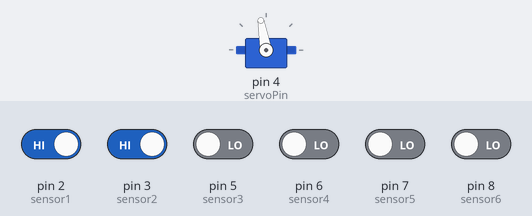
Bench run of a sketch on a simulated Arduino Uno, built with avr-gcc and run on an emulated ATmega328P. Parts: servo. Inputs (shaded band) come from the test bench; at power-on: pin 2 (sensor1), pin 3 (sensor2) HIGH, pin 5 (sensor3), pin 6 (sensor4), pin 7 (sensor5), pin 8 (sensor6) LOW. What the sketch prints to the serial monitor is not drawn.

Above: at 1.2 s.
1.3 s: pin 2 (sensor1) driven LOW
At 2.1 s:
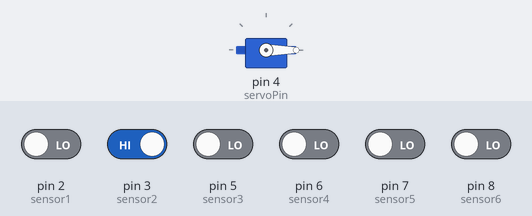
2.8 s: pin 3 (sensor2) driven LOW
At 4.3 s:
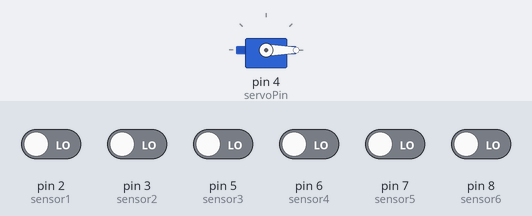
5.8 s: pin 3 (sensor2) driven HIGH
At 7.3 s:
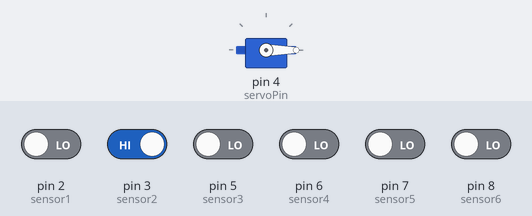
Timing chart, 0 to 8.8 s (numbered marks = the images above; inputs shaded):
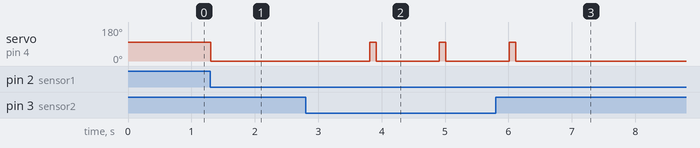

Measured:
- after the input at 1.3 s, servo on pin 4 (servoPin): 100° → 0° at once
- after the input at 2.8 s, servo on pin 4 (servoPin): alternates 100° for 0.10 s and 0° for 1.0 s, starting after 1.0 s
- after the input at 5.8 s, servo on pin 4 (servoPin): goes on until 6.1 s, then stays 0°

The sketch:

sketch_mar5a.ino
```cpp
#include <Servo.h>

Servo gateServo;

int sensor1 = 2;
int sensor2 = 3;
int sensor3 = 5;
int sensor4 = 6;
int sensor5 = 7;
int sensor6 = 8;
int servoPin = 4;
int slots = 4;
int entry = 0;
int leaving = 0;

void setup() {
  Serial.begin(9600);
  pinMode(sensor1, INPUT);
  pinMode(sensor2, INPUT);
  pinMode(sensor3, INPUT);
  pinMode(sensor4, INPUT);
  pinMode(sensor5, INPUT);
  pinMode(sensor6, INPUT);
  gateServo.attach(servoPin);
  gateServo.write(100);
}

void loop() {
  if(digitalRead(sensor1) == LOW && entry == 0) {
    if(slots > 0) {
      entry = 1;
      if(leaving == 0) {
        gateServo.write(0);
        slots--;
      }
    }
  }

  if(digitalRead(sensor2) == LOW && leaving == 0) {
    leaving = 1;
    if(entry == 0) {
      gateServo.write(0);
      slots++;
    }
  }

  if(entry == 1 && leaving == 1) {
    delay(1000);
    gateServo.write(100);
    entry = 0;
    leaving = 0;
  }

  int s1 = digitalRead(sensor3);
  int s2 = digitalRead(sensor4);
  int s3 = digitalRead(sensor5);
  int s4 = digitalRead(sensor6);

  Serial.print("1:");
  Serial.print(!s1);
  Serial.print(" 2:");
  Serial.print(!s2);
  Serial.print(" 3:");
  Serial.print(!s3);
  Serial.print(" 4:");
  Serial.print(!s4);
  Serial.println();

  delay(100);
}
```
